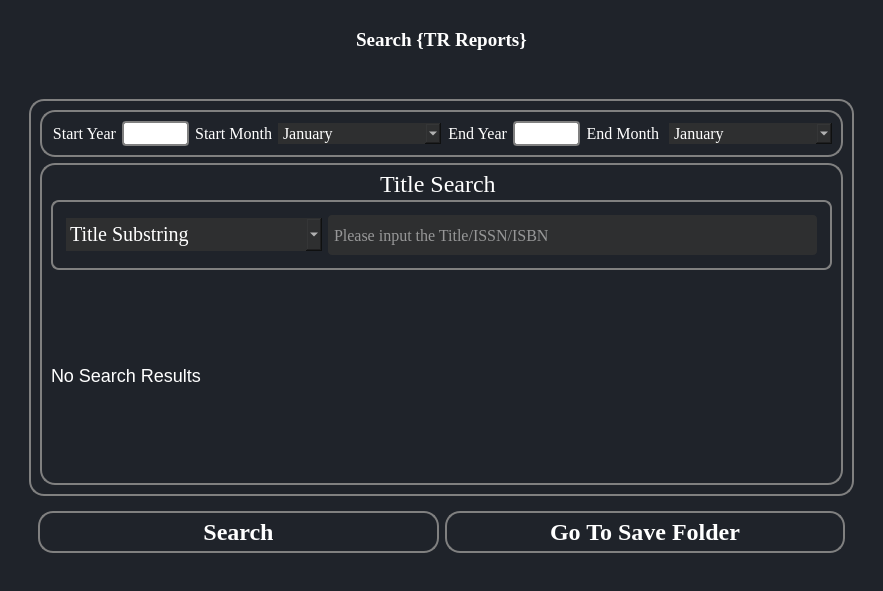
<?xml version="1.0" encoding="UTF-8"?>
<ui version="4.0">
 <class>Search</class>
 <widget class="QWidget" name="Search">
  <property name="geometry">
   <rect>
    <x>0</x>
    <y>0</y>
    <width>801</width>
    <height>591</height>
   </rect>
  </property>
  <property name="windowTitle">
   <string>MainWindow</string>
  </property>
  <property name="styleSheet">
   <string notr="true">*{
	
	
border:none;
background-color:transparent;
background:none;
padding:0;
margin:0;
color:#fff;
}



#Search{
background-color: #1f232a;
}
#EditVendor{
background-color:#16191d;
}
QPushButton{
text-align:left;
padding: 5px 10px;

border-top-left-radius:5px;
border-botton-left-radius:5px;
}
QPushButton:pressed{
background-color:grey;
text-align:left;
padding:2px 10px;
color:white;}</string>
  </property>
  <layout class="QGridLayout" name="gridLayout_8">
   <item row="0" column="0">
    <widget class="QWidget" name="centralwidget" native="true">
     <layout class="QGridLayout" name="gridLayout_3">
      <item row="0" column="0">
       <widget class="QWidget" name="widget" native="true">
        <property name="sizePolicy">
         <sizepolicy hsizetype="Preferred" vsizetype="Fixed">
          <horstretch>0</horstretch>
          <verstretch>0</verstretch>
         </sizepolicy>
        </property>
        <property name="font">
         <font>
          <family>Georgia</family>
          <pointsize>15</pointsize>
         </font>
        </property>
        <layout class="QGridLayout" name="gridLayout_6">
         <item row="0" column="0">
          <widget class="QLabel" name="label">
           <property name="sizePolicy">
            <sizepolicy hsizetype="Preferred" vsizetype="Fixed">
             <horstretch>0</horstretch>
             <verstretch>0</verstretch>
            </sizepolicy>
           </property>
           <property name="font">
            <font>
             <family>Georgia</family>
             <pointsize>14</pointsize>
             <bold>true</bold>
            </font>
           </property>
           <property name="styleSheet">
            <string notr="true"/>
           </property>
           <property name="text">
            <string>&lt;html&gt;&lt;head/&gt;&lt;body&gt;&lt;p align=&quot;center&quot;&gt;Search {TR Reports}&lt;/p&gt;&lt;/body&gt;&lt;/html&gt;</string>
           </property>
          </widget>
         </item>
        </layout>
       </widget>
      </item>
      <item row="1" column="0">
       <widget class="QWidget" name="widget_2" native="true">
        <layout class="QGridLayout" name="gridLayout_4"/>
       </widget>
      </item>
      <item row="2" column="0">
       <widget class="QWidget" name="widget_3" native="true">
        <layout class="QGridLayout" name="gridLayout_2">
         <item row="0" column="0">
          <widget class="QFrame" name="frame">
           <property name="sizePolicy">
            <sizepolicy hsizetype="Preferred" vsizetype="Expanding">
             <horstretch>0</horstretch>
             <verstretch>0</verstretch>
            </sizepolicy>
           </property>
           <property name="styleSheet">
            <string notr="true">QFrame{
    border: 2px solid #000000;
border-color:grey;
border-radius:15px;
}</string>
           </property>
           <property name="frameShape">
            <enum>QFrame::StyledPanel</enum>
           </property>
           <property name="frameShadow">
            <enum>QFrame::Plain</enum>
           </property>
           <layout class="QVBoxLayout" name="verticalLayout">
            <item>
             <widget class="QFrame" name="frame_3">
              <property name="sizePolicy">
               <sizepolicy hsizetype="Preferred" vsizetype="Fixed">
                <horstretch>0</horstretch>
                <verstretch>0</verstretch>
               </sizepolicy>
              </property>
              <property name="styleSheet">
               <string notr="true"/>
              </property>
              <property name="frameShape">
               <enum>QFrame::StyledPanel</enum>
              </property>
              <property name="frameShadow">
               <enum>QFrame::Plain</enum>
              </property>
              <layout class="QGridLayout" name="gridLayout_7">
               <item row="0" column="5">
                <widget class="QLabel" name="label_5">
                 <property name="font">
                  <font>
                   <family>Georgia</family>
                   <pointsize>12</pointsize>
                  </font>
                 </property>
                 <property name="styleSheet">
                  <string notr="true">border:none</string>
                 </property>
                 <property name="text">
                  <string>&lt;html&gt;&lt;head/&gt;&lt;body&gt;&lt;p align=&quot;right&quot;&gt;End Year&lt;/p&gt;&lt;/body&gt;&lt;/html&gt;</string>
                 </property>
                </widget>
               </item>
               <item row="0" column="8">
                <widget class="QComboBox" name="end_month_comboBox">
                 <property name="font">
                  <font>
                   <family>Georgia</family>
                   <pointsize>12</pointsize>
                  </font>
                 </property>
                 <property name="styleSheet">
                  <string notr="true">color:white;
border-radius: 0px;
background: #2E2F30;
padding-left: 5px;</string>
                 </property>
                 <property name="sizeAdjustPolicy">
                  <enum>QComboBox::AdjustToMinimumContentsLengthWithIcon</enum>
                 </property>
                 <property name="minimumContentsLength">
                  <number>10</number>
                 </property>
                 <item>
                  <property name="text">
                   <string>January</string>
                  </property>
                 </item>
                 <item>
                  <property name="text">
                   <string>February</string>
                  </property>
                 </item>
                 <item>
                  <property name="text">
                   <string>March</string>
                  </property>
                 </item>
                 <item>
                  <property name="text">
                   <string>April</string>
                  </property>
                 </item>
                 <item>
                  <property name="text">
                   <string>May</string>
                  </property>
                 </item>
                 <item>
                  <property name="text">
                   <string>June</string>
                  </property>
                 </item>
                 <item>
                  <property name="text">
                   <string>July</string>
                  </property>
                 </item>
                 <item>
                  <property name="text">
                   <string>August</string>
                  </property>
                 </item>
                 <item>
                  <property name="text">
                   <string>September</string>
                  </property>
                 </item>
                 <item>
                  <property name="text">
                   <string>October</string>
                  </property>
                 </item>
                 <item>
                  <property name="text">
                   <string>November</string>
                  </property>
                 </item>
                 <item>
                  <property name="text">
                   <string>December</string>
                  </property>
                 </item>
                </widget>
               </item>
               <item row="0" column="7">
                <widget class="QLabel" name="label_6">
                 <property name="font">
                  <font>
                   <family>Georgia</family>
                   <pointsize>12</pointsize>
                  </font>
                 </property>
                 <property name="styleSheet">
                  <string notr="true">border:none</string>
                 </property>
                 <property name="text">
                  <string>&lt;html&gt;&lt;head/&gt;&lt;body&gt;&lt;p align=&quot;right&quot;&gt;End Month &lt;/p&gt;&lt;/body&gt;&lt;/html&gt;</string>
                 </property>
                </widget>
               </item>
               <item row="0" column="3">
                <widget class="QComboBox" name="start_month_comboBox">
                 <property name="sizePolicy">
                  <sizepolicy hsizetype="Preferred" vsizetype="Fixed">
                   <horstretch>0</horstretch>
                   <verstretch>0</verstretch>
                  </sizepolicy>
                 </property>
                 <property name="sizeIncrement">
                  <size>
                   <width>0</width>
                   <height>0</height>
                  </size>
                 </property>
                 <property name="font">
                  <font>
                   <family>Georgia</family>
                   <pointsize>12</pointsize>
                  </font>
                 </property>
                 <property name="styleSheet">
                  <string notr="true">color:white;
border-radius: 0px;
background: #2E2F30;
padding-left: 5px;</string>
                 </property>
                 <property name="editable">
                  <bool>false</bool>
                 </property>
                 <property name="sizeAdjustPolicy">
                  <enum>QComboBox::AdjustToMinimumContentsLengthWithIcon</enum>
                 </property>
                 <property name="minimumContentsLength">
                  <number>10</number>
                 </property>
                 <property name="frame">
                  <bool>true</bool>
                 </property>
                 <item>
                  <property name="text">
                   <string>January</string>
                  </property>
                 </item>
                 <item>
                  <property name="text">
                   <string>February</string>
                  </property>
                 </item>
                 <item>
                  <property name="text">
                   <string>March</string>
                  </property>
                 </item>
                 <item>
                  <property name="text">
                   <string>April</string>
                  </property>
                 </item>
                 <item>
                  <property name="text">
                   <string>May</string>
                  </property>
                 </item>
                 <item>
                  <property name="text">
                   <string>June</string>
                  </property>
                 </item>
                 <item>
                  <property name="text">
                   <string>July</string>
                  </property>
                 </item>
                 <item>
                  <property name="text">
                   <string>August</string>
                  </property>
                 </item>
                 <item>
                  <property name="text">
                   <string>September</string>
                  </property>
                 </item>
                 <item>
                  <property name="text">
                   <string>October</string>
                  </property>
                 </item>
                 <item>
                  <property name="text">
                   <string>November</string>
                  </property>
                 </item>
                 <item>
                  <property name="text">
                   <string>December</string>
                  </property>
                 </item>
                </widget>
               </item>
               <item row="0" column="1">
                <widget class="QDateEdit" name="start_year_edit">
                 <property name="sizePolicy">
                  <sizepolicy hsizetype="Fixed" vsizetype="Fixed">
                   <horstretch>0</horstretch>
                   <verstretch>0</verstretch>
                  </sizepolicy>
                 </property>
                 <property name="minimumSize">
                  <size>
                   <width>0</width>
                   <height>20</height>
                  </size>
                 </property>
                 <property name="font">
                  <font>
                   <pointsize>12</pointsize>
                  </font>
                 </property>
                 <property name="styleSheet">
                  <string notr="true">QDateEdit {
    border: 2px solid #808080;
    border-radius: 4px;
    padding-left: 5px;
}

QDateEdit::up-button, QDateEdit::down-button {
    border: none;
    padding-right: 5px;
}

QDateEdit::up-button {
    subcontrol-position: top right;
}

QDateEdit::down-button {
    subcontrol-position: bottom right;
}

QDateEdit::up-arrow, QDateEdit::down-arrow {
    border: 5px solid rgba(255, 255, 255, 0);
    width: 0;
    height: 0;
}

QDateEdit::up-arrow {
    border-top: none;
    border-bottom-color: white;
}

QDateEdit::down-arrow {
    border-bottom: none;
    border-top-color: white;
}</string>
                 </property>
                 <property name="displayFormat">
                  <string>yyyy</string>
                 </property>
                </widget>
               </item>
               <item row="0" column="2">
                <widget class="QLabel" name="label_2">
                 <property name="font">
                  <font>
                   <family>Georgia</family>
                   <pointsize>12</pointsize>
                  </font>
                 </property>
                 <property name="styleSheet">
                  <string notr="true">border:none</string>
                 </property>
                 <property name="text">
                  <string>&lt;html&gt;&lt;head/&gt;&lt;body&gt;&lt;p align=&quot;right&quot;&gt;Start Month&lt;/p&gt;&lt;/body&gt;&lt;/html&gt;</string>
                 </property>
                </widget>
               </item>
               <item row="0" column="6">
                <widget class="QDateEdit" name="end_year_edit">
                 <property name="sizePolicy">
                  <sizepolicy hsizetype="Fixed" vsizetype="Fixed">
                   <horstretch>0</horstretch>
                   <verstretch>0</verstretch>
                  </sizepolicy>
                 </property>
                 <property name="minimumSize">
                  <size>
                   <width>0</width>
                   <height>10</height>
                  </size>
                 </property>
                 <property name="font">
                  <font>
                   <pointsize>12</pointsize>
                  </font>
                 </property>
                 <property name="styleSheet">
                  <string notr="true">QDateEdit {
    border: 2px solid #808080;
    border-radius: 4px;
    padding-left: 5px;
}

QDateEdit::up-button, QDateEdit::down-button {
    border: none;
    padding-right: 5px;
}

QDateEdit::up-button {
    subcontrol-position: top right;
}

QDateEdit::down-button {
    subcontrol-position: bottom right;
}

QDateEdit::up-arrow, QDateEdit::down-arrow {
    border: 5px solid rgba(255, 255, 255, 0);
    width: 0;
    height: 0;
}

QDateEdit::up-arrow {
    border-top: none;
    border-bottom-color: white;
}

QDateEdit::down-arrow {
    border-bottom: none;
    border-top-color: white;
}</string>
                 </property>
                 <property name="displayFormat">
                  <string>yyyy</string>
                 </property>
                </widget>
               </item>
               <item row="0" column="0">
                <widget class="QLabel" name="label_4">
                 <property name="font">
                  <font>
                   <family>Georgia</family>
                   <pointsize>12</pointsize>
                  </font>
                 </property>
                 <property name="styleSheet">
                  <string notr="true">border:none</string>
                 </property>
                 <property name="text">
                  <string>&lt;html&gt;&lt;head/&gt;&lt;body&gt;&lt;p align=&quot;right&quot;&gt;Start Year&lt;/p&gt;&lt;/body&gt;&lt;/html&gt;</string>
                 </property>
                </widget>
               </item>
               <item row="0" column="4">
                <spacer name="horizontalSpacer_3">
                 <property name="orientation">
                  <enum>Qt::Horizontal</enum>
                 </property>
                 <property name="sizeHint" stdset="0">
                  <size>
                   <width>40</width>
                   <height>20</height>
                  </size>
                 </property>
                </spacer>
               </item>
              </layout>
             </widget>
            </item>
            <item>
             <widget class="QFrame" name="frame_4">
              <property name="frameShape">
               <enum>QFrame::StyledPanel</enum>
              </property>
              <property name="frameShadow">
               <enum>QFrame::Raised</enum>
              </property>
              <layout class="QGridLayout" name="gridLayout">
               <item row="2" column="0">
                <widget class="QFrame" name="horizontalFrame">
                 <property name="maximumSize">
                  <size>
                   <width>16777215</width>
                   <height>70</height>
                  </size>
                 </property>
                 <property name="styleSheet">
                  <string notr="true">border-radius: 8px;padding: 4px;</string>
                 </property>
                 <layout class="QHBoxLayout" name="horizontalLayout">
                  <item>
                   <widget class="QComboBox" name="search_type">
                    <property name="sizePolicy">
                     <sizepolicy hsizetype="Fixed" vsizetype="Fixed">
                      <horstretch>0</horstretch>
                      <verstretch>0</verstretch>
                     </sizepolicy>
                    </property>
                    <property name="font">
                     <font>
                      <family>Georgia</family>
                      <pointsize>15</pointsize>
                     </font>
                    </property>
                    <property name="styleSheet">
                     <string notr="true">QComboBox{
    color: white;
border-radius: 0px;
background: #2E2F30;
}

QComboBox QAbstractItemView {
    color: white;
	background-color: #2E2F30;
}


</string>
                    </property>
                    <property name="sizeAdjustPolicy">
                     <enum>QComboBox::AdjustToMinimumContentsLengthWithIcon</enum>
                    </property>
                    <property name="minimumContentsLength">
                     <number>15</number>
                    </property>
                    <item>
                     <property name="text">
                      <string>Title Substring</string>
                     </property>
                    </item>
                    <item>
                     <property name="text">
                      <string>ISSN</string>
                     </property>
                    </item>
                    <item>
                     <property name="text">
                      <string>ISBN</string>
                     </property>
                    </item>
                   </widget>
                  </item>
                  <item>
                   <widget class="QLineEdit" name="input_search_edit">
                    <property name="sizePolicy">
                     <sizepolicy hsizetype="Expanding" vsizetype="Expanding">
                      <horstretch>0</horstretch>
                      <verstretch>0</verstretch>
                     </sizepolicy>
                    </property>
                    <property name="maximumSize">
                     <size>
                      <width>16777215</width>
                      <height>40</height>
                     </size>
                    </property>
                    <property name="font">
                     <font>
                      <family>Georgia</family>
                      <pointsize>12</pointsize>
                     </font>
                    </property>
                    <property name="styleSheet">
                     <string notr="true">QLineEdit {
    color: white;
	background-color: #2E2F30;
 border-radius:4px;
}
</string>
                    </property>
                    <property name="placeholderText">
                     <string>Please input the Title/ISSN/ISBN </string>
                    </property>
                   </widget>
                  </item>
                 </layout>
                </widget>
               </item>
               <item row="1" column="0" alignment="Qt::AlignHCenter">
                <widget class="QLabel" name="label_3">
                 <property name="sizePolicy">
                  <sizepolicy hsizetype="Fixed" vsizetype="Preferred">
                   <horstretch>0</horstretch>
                   <verstretch>0</verstretch>
                  </sizepolicy>
                 </property>
                 <property name="maximumSize">
                  <size>
                   <width>16777215</width>
                   <height>20</height>
                  </size>
                 </property>
                 <property name="font">
                  <font>
                   <family>Georgia</family>
                   <pointsize>18</pointsize>
                  </font>
                 </property>
                 <property name="styleSheet">
                  <string notr="true">border:none</string>
                 </property>
                 <property name="text">
                  <string>Title Search </string>
                 </property>
                </widget>
               </item>
               <item row="3" column="0">
                <widget class="QLabel" name="result_summary_edit">
                 <property name="styleSheet">
                  <string notr="true">border: none;
font-size: 18px;</string>
                 </property>
                 <property name="text">
                  <string>No Search Results</string>
                 </property>
                </widget>
               </item>
              </layout>
             </widget>
            </item>
           </layout>
          </widget>
         </item>
         <item row="1" column="0">
          <widget class="QFrame" name="frame_2">
           <property name="styleSheet">
            <string notr="true"/>
           </property>
           <property name="frameShape">
            <enum>QFrame::StyledPanel</enum>
           </property>
           <property name="frameShadow">
            <enum>QFrame::Plain</enum>
           </property>
           <layout class="QGridLayout" name="gridLayout_5">
            <item row="0" column="1">
             <widget class="QPushButton" name="save_folder_button">
              <property name="font">
               <font>
                <family>Georgia</family>
                <pointsize>18</pointsize>
                <bold>true</bold>
               </font>
              </property>
              <property name="autoFillBackground">
               <bool>false</bool>
              </property>
              <property name="styleSheet">
               <string notr="true">
  QPushButton {
    border: 2px solid #000000;
border-color:grey;
border-radius:15px;
text-align:center;
}

QPushButton:hover {
    background-color: lightblue;
}


</string>
              </property>
              <property name="text">
               <string>Go To Save Folder</string>
              </property>
              <property name="icon">
               <iconset>
                <normaloff>../Final Project/COUNTER-Release-5.1/ui/resources/Icons/folder.png</normaloff>../Final Project/COUNTER-Release-5.1/ui/resources/Icons/folder.png</iconset>
              </property>
              <property name="iconSize">
               <size>
                <width>28</width>
                <height>28</height>
               </size>
              </property>
              <property name="shortcut">
               <string/>
              </property>
             </widget>
            </item>
            <item row="0" column="0">
             <widget class="QPushButton" name="search_button">
              <property name="font">
               <font>
                <family>Georgia</family>
                <pointsize>18</pointsize>
                <bold>true</bold>
               </font>
              </property>
              <property name="autoFillBackground">
               <bool>false</bool>
              </property>
              <property name="styleSheet">
               <string notr="true">
  QPushButton {
    border: 2px solid #000000;
border-color:grey;
border-radius:15px;
text-align:center;
}

QPushButton:hover {
    background-color: lightblue;
}


</string>
              </property>
              <property name="text">
               <string>Search</string>
              </property>
              <property name="icon">
               <iconset>
                <normaloff>../Final Project/COUNTER-Release-5.1/ui/resources/loupe.png</normaloff>../Final Project/COUNTER-Release-5.1/ui/resources/loupe.png</iconset>
              </property>
              <property name="iconSize">
               <size>
                <width>28</width>
                <height>28</height>
               </size>
              </property>
              <property name="shortcut">
               <string/>
              </property>
             </widget>
            </item>
           </layout>
          </widget>
         </item>
        </layout>
       </widget>
      </item>
     </layout>
    </widget>
   </item>
  </layout>
 </widget>
 <resources>
  <include location="resources.qrc"/>
 </resources>
 <connections/>
</ui>
